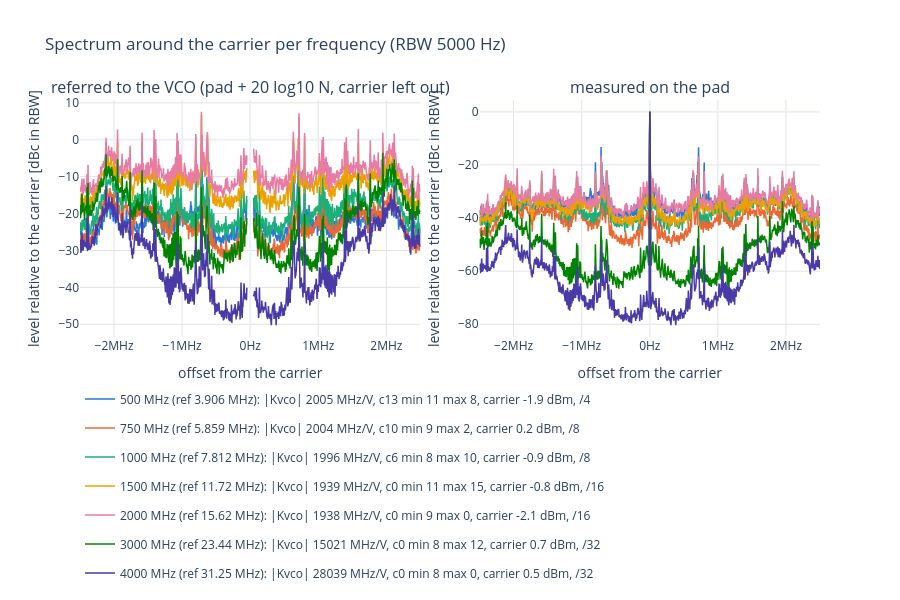

Notebook cell for this chart:
### Code cell
F_start, F_stop = None, None  # offset from the carrier shown [Hz] (may be negative); None = edge of the trace
f_axis = "lin"  # "lin" or "log" (log: upper sideband only)

# Averaged wide spectrum around the carrier per frequency: level relative to the carrier (trace maximum), in the
# trace's RBW (one sweep, not binned). Left: referred to the VCO (+ 20 log10 N); the carrier itself (within 10 RBW) is
# left out there, +20 log10 N only applies to the noise sidebands. Right: as measured on the pad.
fig = make_subplots(rows=1, cols=2, horizontal_spacing=0.08,
                    subplot_titles=("referred to the VCO (pad + 20 log10 N, carrier left out)", "measured on the pad"))
for r in ok.itertuples():
    d = trace_of(r.f_vco, "spectrum")
    if d.empty:
        continue
    d = d.assign(freq=d["freq"] - d["center"], level_dbc=d["level_dbm"] - d["level_dbm"].max())  # offset, rel. to carrier
    lo = d["freq"].min() if F_start is None else F_start
    hi = d["freq"].max() if F_stop is None else F_stop
    if f_axis == "log":
        lo = max(lo, d.loc[d["freq"] > 0, "freq"].min())
    d = in_range(d, lo, hi)
    sidebands = d[d["freq"].abs() >= 10 * d["rbw"]]
    sidebands = pd.concat([sidebands[sidebands["freq"] < 0], pd.DataFrame({"freq": [0.0], "level_dbc": [np.nan]}),
                           sidebands[sidebands["freq"] > 0]])  # gap at the carrier
    label = f"{NAMES[r.f_vco]}, /{r.total_div:.0f}"
    for col, curve, add_db, where in ((1, sidebands, 20 * np.log10(r.total_div), "at the VCO"), (2, d, 0.0, "on the pad")):
        fig.add_scatter(x=curve["freq"], y=curve["level_dbc"] + add_db, mode="lines", name=label, legendgroup=label,
                        showlegend=col == 1, line=dict(color=COLORS[r.f_vco], width=1.5), row=1, col=col,
                        hovertemplate=f"%{{x:.4s}}Hz: %{{y:.1f}} dBc {where}<extra></extra>")
rbw = traces.loc[traces["kind"] == "spectrum", "rbw"]
fig.update_layout(title=f"Spectrum around the carrier per frequency (RBW {rbw.iloc[0]:g} Hz)" if len(rbw)
                  else "Spectrum around the carrier per frequency",
                  template="plotly_white", height=600, legend=dict(orientation="h", y=-0.2),
                  hoverlabel=dict(namelength=-1))
if f_axis == "log":
    fig.update_xaxes(**OFFSET_AXIS)
else:
    fig.update_xaxes(type="linear", ticksuffix="Hz", exponentformat="SI")
fig.update_xaxes(title="offset from the carrier", gridcolor=GRID)
fig.update_yaxes(title="level relative to the carrier [dBc in RBW]", gridcolor=GRID)
save(fig, "spectrum")

### Figure 1 — Plotly figure (JSON) as saved in the notebook; plotly's stock layout.template omitted (floating-point values rounded to 4 significant figures; data arrays with more than 128 entries replaced by an {"elided": "..."} marker saying what was removed)
{"data": [{"hovertemplate": "%{x:.4s}Hz: %{y:.1f} dBc at the VCO<extra></extra>", "legendgroup": "500 MHz (ref 3.906 MHz): |Kvco| 2005 MHz/V, c13 min 11 max 8, carrier -1.9 dBm, /4", "line": {"color": "#2a78d6", "width": 1.5}, "mode": "lines", "name": "500 MHz (ref 3.906 MHz): |Kvco| 2005 MHz/V, c13 min 11 max 8, carrier -1.9 dBm, /4", "showlegend": true, "type": "scatter", "x": {"elided": "4903 float values"}, "xaxis": "x", "y": {"elided": "4903 float values"}, "yaxis": "y"}, {"hovertemplate": "%{x:.4s}Hz: %{y:.1f} dBc on the pad<extra></extra>", "legendgroup": "500 MHz (ref 3.906 MHz): |Kvco| 2005 MHz/V, c13 min 11 max 8, carrier -1.9 dBm, /4", "line": {"color": "#2a78d6", "width": 1.5}, "mode": "lines", "name": "500 MHz (ref 3.906 MHz): |Kvco| 2005 MHz/V, c13 min 11 max 8, carrier -1.9 dBm, /4", "showlegend": false, "type": "scatter", "x": {"elided": "5001 float values"}, "xaxis": "x2", "y": {"elided": "5001 float values"}, "yaxis": "y2"}, {"hovertemplate": "%{x:.4s}Hz: %{y:.1f} dBc at the VCO<extra></extra>", "legendgroup": "750 MHz (ref 5.859 MHz): |Kvco| 2004 MHz/V, c10 min 9 max 2, carrier 0.2 dBm, /8", "line": {"color": "#eb6834", "width": 1.5}, "mode": "lines", "name": "750 MHz (ref 5.859 MHz): |Kvco| 2004 MHz/V, c10 min 9 max 2, carrier 0.2 dBm, /8", "showlegend": true, "type": "scatter", "x": {"elided": "4903 float values"}, "xaxis": "x", "y": {"elided": "4903 float values"}, "yaxis": "y"}, {"hovertemplate": "%{x:.4s}Hz: %{y:.1f} dBc on the pad<extra></extra>", "legendgroup": "750 MHz (ref 5.859 MHz): |Kvco| 2004 MHz/V, c10 min 9 max 2, carrier 0.2 dBm, /8", "line": {"color": "#eb6834", "width": 1.5}, "mode": "lines", "name": "750 MHz (ref 5.859 MHz): |Kvco| 2004 MHz/V, c10 min 9 max 2, carrier 0.2 dBm, /8", "showlegend": false, "type": "scatter", "x": {"elided": "5001 float values"}, "xaxis": "x2", "y": {"elided": "5001 float values"}, "yaxis": "y2"}, {"hovertemplate": "%{x:.4s}Hz: %{y:.1f} dBc at the VCO<extra></extra>", "legendgroup": "1000 MHz (ref 7.812 MHz): |Kvco| 1996 MHz/V, c6 min 8 max 10, carrier -0.9 dBm, /8", "line": {"color": "#1baf7a", "width": 1.5}, "mode": "lines", "name": "1000 MHz (ref 7.812 MHz): |Kvco| 1996 MHz/V, c6 min 8 max 10, carrier -0.9 dBm, /8", "showlegend": true, "type": "scatter", "x": {"elided": "4903 float values"}, "xaxis": "x", "y": {"elided": "4903 float values"}, "yaxis": "y"}, {"hovertemplate": "%{x:.4s}Hz: %{y:.1f} dBc on the pad<extra></extra>", "legendgroup": "1000 MHz (ref 7.812 MHz): |Kvco| 1996 MHz/V, c6 min 8 max 10, carrier -0.9 dBm, /8", "line": {"color": "#1baf7a", "width": 1.5}, "mode": "lines", "name": "1000 MHz (ref 7.812 MHz): |Kvco| 1996 MHz/V, c6 min 8 max 10, carrier -0.9 dBm, /8", "showlegend": false, "type": "scatter", "x": {"elided": "5001 float values"}, "xaxis": "x2", "y": {"elided": "5001 float values"}, "yaxis": "y2"}, {"hovertemplate": "%{x:.4s}Hz: %{y:.1f} dBc at the VCO<extra></extra>", "legendgroup": "1500 MHz (ref 11.72 MHz): |Kvco| 1939 MHz/V, c0 min 11 max 15, carrier -0.8 dBm, /16", "line": {"color": "#eda100", "width": 1.5}, "mode": "lines", "name": "1500 MHz (ref 11.72 MHz): |Kvco| 1939 MHz/V, c0 min 11 max 15, carrier -0.8 dBm, /16", "showlegend": true, "type": "scatter", "x": {"elided": "4903 float values"}, "xaxis": "x", "y": {"elided": "4903 float values"}, "yaxis": "y"}, {"hovertemplate": "%{x:.4s}Hz: %{y:.1f} dBc on the pad<extra></extra>", "legendgroup": "1500 MHz (ref 11.72 MHz): |Kvco| 1939 MHz/V, c0 min 11 max 15, carrier -0.8 dBm, /16", "line": {"color": "#eda100", "width": 1.5}, "mode": "lines", "name": "1500 MHz (ref 11.72 MHz): |Kvco| 1939 MHz/V, c0 min 11 max 15, carrier -0.8 dBm, /16", "showlegend": false, "type": "scatter", "x": {"elided": "5001 float values"}, "xaxis": "x2", "y": {"elided": "5001 float values"}, "yaxis": "y2"}, {"hovertemplate": "%{x:.4s}Hz: %{y:.1f} dBc at the VCO<extra></extra>", "legendgroup": "2000 MHz (ref 15.62 MHz): |Kvco| 1938 MHz/V, c0 min 9 max 0, carrier -2.1 dBm, /16", "line": {"color": "#e87ba4", "width": 1.5}, "mode": "lines", "name": "2000 MHz (ref 15.62 MHz): |Kvco| 1938 MHz/V, c0 min 9 max 0, carrier -2.1 dBm, /16", "showlegend": true, "type": "scatter", "x": {"elided": "4903 float values"}, "xaxis": "x", "y": {"elided": "4903 float values"}, "yaxis": "y"}, {"hovertemplate": "%{x:.4s}Hz: %{y:.1f} dBc on the pad<extra></extra>", "legendgroup": "2000 MHz (ref 15.62 MHz): |Kvco| 1938 MHz/V, c0 min 9 max 0, carrier -2.1 dBm, /16", "line": {"color": "#e87ba4", "width": 1.5}, "mode": "lines", "name": "2000 MHz (ref 15.62 MHz): |Kvco| 1938 MHz/V, c0 min 9 max 0, carrier -2.1 dBm, /16", "showlegend": false, "type": "scatter", "x": {"elided": "5001 float values"}, "xaxis": "x2", "y": {"elided": "5001 float values"}, "yaxis": "y2"}, {"hovertemplate": "%{x:.4s}Hz: %{y:.1f} dBc at the VCO<extra></extra>", "legendgroup": "3000 MHz (ref 23.44 MHz): |Kvco| 15021 MHz/V, c0 min 8 max 12, carrier 0.7 dBm, /32", "line": {"color": "#008300", "width": 1.5}, "mode": "lines", "name": "3000 MHz (ref 23.44 MHz): |Kvco| 15021 MHz/V, c0 min 8 max 12, carrier 0.7 dBm, /32", "showlegend": true, "type": "scatter", "x": {"elided": "4903 float values"}, "xaxis": "x", "y": {"elided": "4903 float values"}, "yaxis": "y"}, {"hovertemplate": "%{x:.4s}Hz: %{y:.1f} dBc on the pad<extra></extra>", "legendgroup": "3000 MHz (ref 23.44 MHz): |Kvco| 15021 MHz/V, c0 min 8 max 12, carrier 0.7 dBm, /32", "line": {"color": "#008300", "width": 1.5}, "mode": "lines", "name": "3000 MHz (ref 23.44 MHz): |Kvco| 15021 MHz/V, c0 min 8 max 12, carrier 0.7 dBm, /32", "showlegend": false, "type": "scatter", "x": {"elided": "5001 float values"}, "xaxis": "x2", "y": {"elided": "5001 float values"}, "yaxis": "y2"}, {"hovertemplate": "%{x:.4s}Hz: %{y:.1f} dBc at the VCO<extra></extra>", "legendgroup": "4000 MHz (ref 31.25 MHz): |Kvco| 28039 MHz/V, c0 min 8 max 0, carrier 0.5 dBm, /32", "line": {"color": "#4a3aa7", "width": 1.5}, "mode": "lines", "name": "4000 MHz (ref 31.25 MHz): |Kvco| 28039 MHz/V, c0 min 8 max 0, carrier 0.5 dBm, /32", "showlegend": true, "type": "scatter", "x": {"elided": "4903 float values"}, "xaxis": "x", "y": {"elided": "4903 float values"}, "yaxis": "y"}, {"hovertemplate": "%{x:.4s}Hz: %{y:.1f} dBc on the pad<extra></extra>", "legendgroup": "4000 MHz (ref 31.25 MHz): |Kvco| 28039 MHz/V, c0 min 8 max 0, carrier 0.5 dBm, /32", "line": {"color": "#4a3aa7", "width": 1.5}, "mode": "lines", "name": "4000 MHz (ref 31.25 MHz): |Kvco| 28039 MHz/V, c0 min 8 max 0, carrier 0.5 dBm, /32", "showlegend": false, "type": "scatter", "x": {"elided": "5001 float values"}, "xaxis": "x2", "y": {"elided": "5001 float values"}, "yaxis": "y2"}], "layout": {"annotations": [{"font": {"size": 16}, "showarrow": false, "text": "referred to the VCO (pad + 20 log10 N, carrier left out)", "x": 0.23, "xanchor": "center", "xref": "paper", "y": 1, "yanchor": "bottom", "yref": "paper"}, {"font": {"size": 16}, "showarrow": false, "text": "measured on the pad", "x": 0.77, "xanchor": "center", "xref": "paper", "y": 1, "yanchor": "bottom", "yref": "paper"}], "height": 600, "hoverlabel": {"namelength": -1}, "legend": {"orientation": "h", "y": -0.2}, "title": {"text": "Spectrum around the carrier per frequency (RBW 5000 Hz)"}, "xaxis": {"anchor": "y", "domain": [0, 0.46], "exponentformat": "SI", "gridcolor": "#e4e3df", "ticksuffix": "Hz", "title": {"text": "offset from the carrier"}, "type": "linear"}, "xaxis2": {"anchor": "y2", "domain": [0.54, 1], "exponentformat": "SI", "gridcolor": "#e4e3df", "ticksuffix": "Hz", "title": {"text": "offset from the carrier"}, "type": "linear"}, "yaxis": {"anchor": "x", "domain": [0, 1], "gridcolor": "#e4e3df", "title": {"text": "level relative to the carrier [dBc in RBW]"}}, "yaxis2": {"anchor": "x2", "domain": [0, 1], "gridcolor": "#e4e3df", "title": {"text": "level relative to the carrier [dBc in RBW]"}}}}
